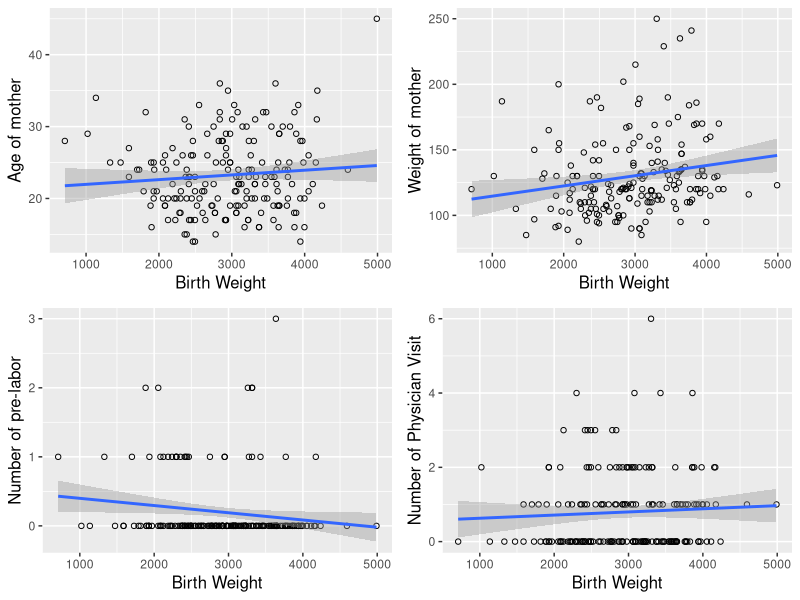
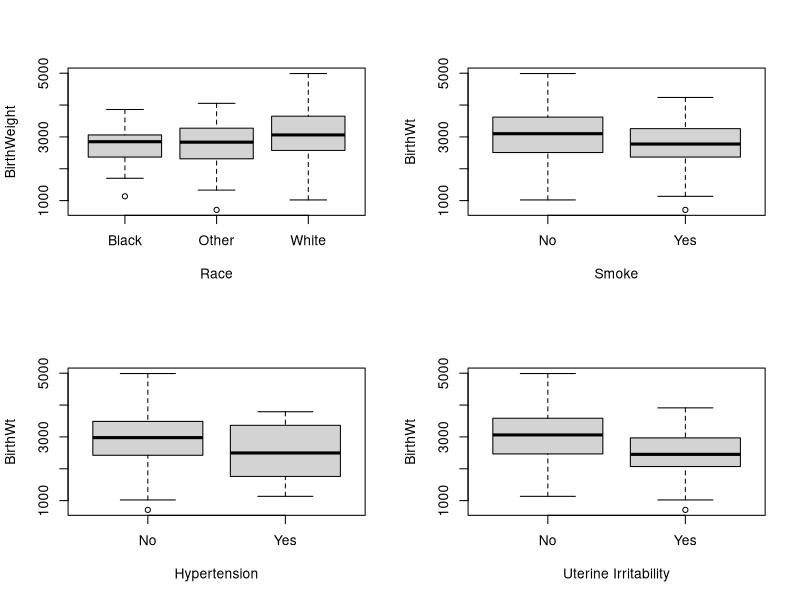

These charts were generated, in order, by the following R code:
## ---- chunk 1
library(ggplot2)
library(gridExtra)
data_table = read.table('Birthweight.csv', header = T, sep = ',')
head(data_table)
## ---- chunk 2
p1 = ggplot(data = data_table, aes(x=BirthWt, y = Age))+geom_point(shape=1)+geom_smooth(method = 'lm')+xlab('Birth Weight')+ylab('Age of mother')+theme(axis.title = element_text(size=12))
p2 = ggplot(data = data_table, aes(x=BirthWt, y = MotherWt))+geom_point(shape=1)+geom_smooth(method = 'lm')+xlab('Birth Weight')+ylab('Weight of mother')+theme(axis.title = element_text(size=12))
p3 = ggplot(data = data_table, aes(x=BirthWt, y = NumPreLabor))+geom_point(shape=1)+geom_smooth(method = 'lm')+xlab('Birth Weight')+ylab('Number of pre-labor')+theme(axis.title = element_text(size=12))
p4 = ggplot(data = data_table, aes(x=BirthWt, y = NumPhysicianVt))+geom_point(shape=1)+geom_smooth(method = 'lm')+xlab('Birth Weight')+ylab('Number of Physician Visit')+theme(axis.title = element_text(size=12))

grid.arrange(p1, p2, p3,p4)

Cor_co1 = cor(data_table$BirthWt, data_table$Age)
Cor_co2 = cor(data_table$BirthWt, data_table$MotherWt)
Cor_co3 = cor(data_table$BirthWt, data_table$NumPreLabor)
Cor_co4 = cor(data_table$BirthWt, data_table$NumPhysicianVt)
## ---- chunk 3
par(mfrow=c(2,2))
boxplot(data_table$BirthWt~as.factor(data_table$Race),xlab="Race", ylab='BirthWeight')
boxplot(data_table$BirthWt~as.factor(data_table$Smoke), xlab="Smoke", ylab="BirthWt")
boxplot(data_table$BirthWt~as.factor(data_table$Hypertension), xlab="Hypertension", ylab="BirthWt")
boxplot(data_table$BirthWt~as.factor(data_table$UterineIrr), xlab="Uterine Irritability", ylab="BirthWt")


x=lm(data_table$BirthWt~., data = data_table)
summary(x)
